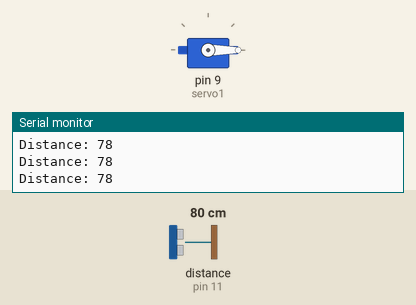
Recording of a sketch running on a simulated Arduino Uno, built with avr-gcc and run on an emulated ATmega328P. Parts: servo, the last lines printed to the serial monitor. Wiring (inferred from the names in the program): ultrasonic range finder: trigger pin 10; echo pin 11. Inputs (shaded band) come from the test bench; at power-on: distance to the obstacle (sensor on pin 11) 80 cm. The echo pulse lasts 58.3 µs per cm.

Above: at 1.2 s.
1.3 s: distance to the obstacle (sensor on pin 11) set to 12 cm
2.8 s: distance to the obstacle (sensor on pin 11) set to 9 cm
At 2.96 s:
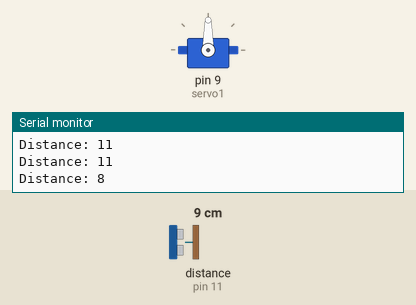
At 3.9 s:
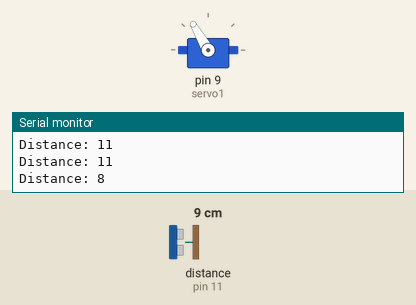
5.6 s: distance to the obstacle (sensor on pin 11) set to 18 cm
At 6.4 s:
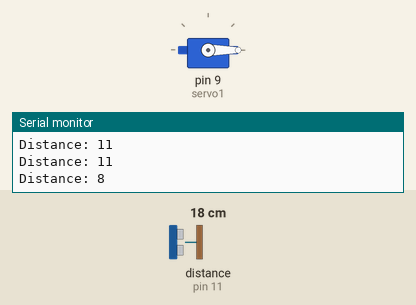
Timing chart, 0 to 8.6 s (numbered marks = the images above; inputs shaded):
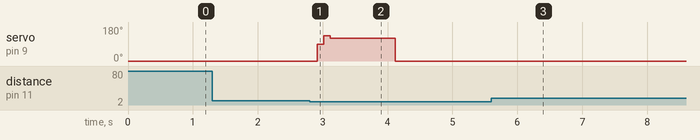

Measured:
- the behaviour switches between 11 and 10 cm on distance to the obstacle (sensor on pin 11) (found by bisection; images 0 and 1)
- after the input at 2.8 s, servo on pin 9 (servo1): 0° → 90° after 0.12 s, → 135° 0.10 s later, → 120° 0.10 s later, → 0° 1.0 s later
- after the input at 5.6 s, servo on pin 9 (servo1): stops changing and stays 0°

The sketch:

contactless-sanitiser.ino
```cpp
/*==========================================================================
by "Yang Lyu"
==========================================================================*/

const int servo1 = 9;
const int trigPin = 10;
const int echoPin = 11;

long duration;
int distance;

#include <Servo.h>

Servo myservo1;    // create servo object to control a servo

void setup() {
  pinMode(trigPin, OUTPUT);
  pinMode(echoPin, INPUT);
  myservo1.attach(servo1);     // attaches the servo on pin 9
  myservo1.write(0);
  Serial.begin(9600);
}

void loop() {
    digitalWrite(trigPin, LOW);
    delayMicroseconds(2);

    // Sets the trigPin on HIGH state for 10 micro seconds

    digitalWrite(trigPin, HIGH);
    delayMicroseconds(10);
    digitalWrite(trigPin, LOW);

    // Reads the echoPin
    duration = pulseIn(echoPin, HIGH);

    // Calculating the distance
    distance= duration*0.034/2;

    // Prints the distance on the Serial Monitor
    Serial.print("Distance: ");
    Serial.println(distance);

    if(distance<10)
    { //Check distance is less than 10cm
       myservo1.write(00);
       delay(100);
       myservo1.write(90);
       delay(100);
       myservo1.write(135);
       delay(100);
       myservo1.write(120);
       delay(1000);
       myservo1.write(00);
       delay(2500);
    }
}
```
